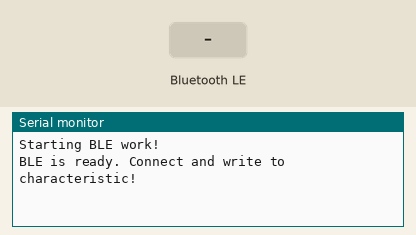
Simulated run of this sketch. Board: ESP32. Shown: the last lines printed to the serial monitor. The inputs (shaded band) are chosen by the test bench. Nothing arrives over Bluetooth unless stated; a phone connects over Bluetooth LE 3 s after start.

Above: at 1.2 s.
1.3 s: Bluetooth LE write "1" received
At 2.4 s:
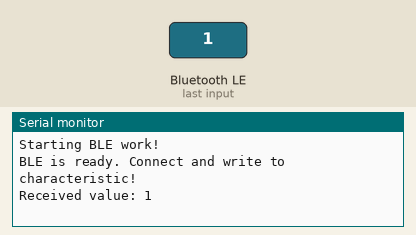
2.8 s: Bluetooth LE write "0" received
At 3.5 s:
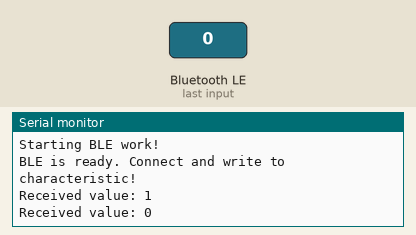
4.3 s: Bluetooth LE write "2" received
At 4.7 s:
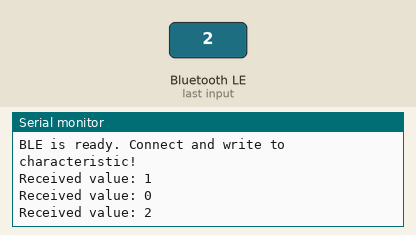

The sketch:

EX4.ino
```cpp
#include <BLEDevice.h>
#include <BLEUtils.h>
#include <BLEServer.h>

#define SERVICE_UUID        "4fafc201-1fb5-459e-8fcc-c5c9c331914b"
#define CHARACTERISTIC_UUID "beb5483e-36e1-4688-b7f5-ea07361b26a8"

// 콜백 클래스 정의
class MyCallbacks : public BLECharacteristicCallbacks {
  void onWrite(BLECharacteristic *pCharacteristic) override {
    String value = pCharacteristic->getValue().c_str();
    if (value.length() > 0) {
      Serial.print("Received value: ");
      Serial.println(value.c_str());  // 문자열로 출력
    }
  }
};

void setup() {
  Serial.begin(115200);
  Serial.println("Starting BLE work!");

  BLEDevice::init("KyungminChoi");  // BLE 장치 이름
  BLEServer *pServer = BLEDevice::createServer();
  BLEService *pService = pServer->createService(SERVICE_UUID);

  BLECharacteristic *pCharacteristic = pService->createCharacteristic(
    CHARACTERISTIC_UUID,
    BLECharacteristic::PROPERTY_READ |
    BLECharacteristic::PROPERTY_WRITE
  );

  pCharacteristic->setCallbacks(new MyCallbacks());  // 콜백 연결
  pCharacteristic->setValue("Hello from ESP32");

  pService->start();

  BLEAdvertising *pAdvertising = BLEDevice::getAdvertising();
  pAdvertising->addServiceUUID(SERVICE_UUID);
  pAdvertising->setScanResponse(true);
  pAdvertising->setMinPreferred(0x06);
  pAdvertising->setMinPreferred(0x12);
  BLEDevice::startAdvertising();

  Serial.println("BLE is ready. Connect and write to characteristic!");
}

void loop() {
  delay(1000);
}
```

Measured:
- after the input at 1.3 s, the serial monitor: prints a new line at once (image 1)
- after the input at 2.8 s, the serial monitor: prints a new line at once (image 2)
- after the input at 4.3 s, the serial monitor: prints a new line at once (image 3)
